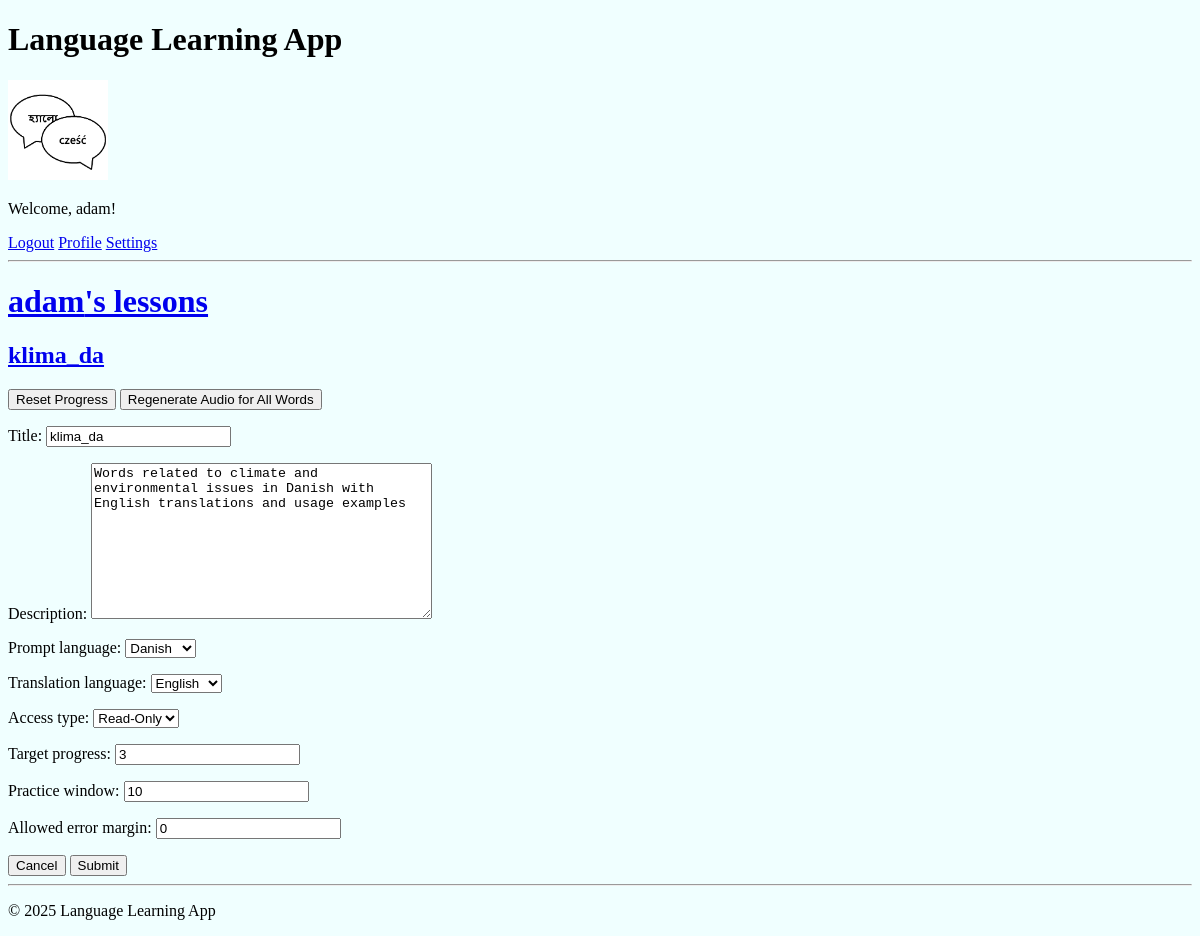
Page /edit_lesson/103/ (signed in) on the earlier database version.
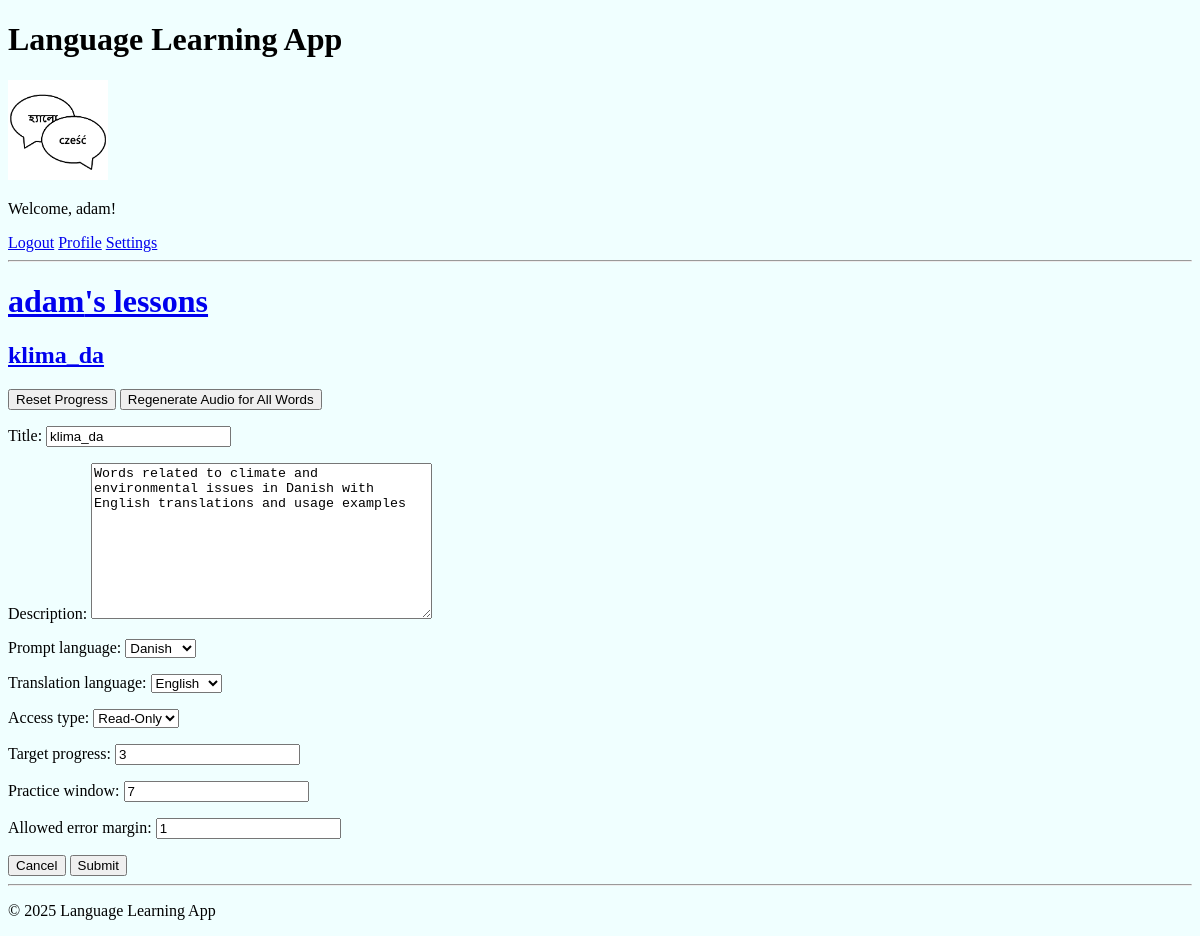
Same page on the later database version.
### base/models.py (models this page shows, shortened)
class UserLesson(models.Model):
    user = models.ForeignKey(User, on_delete=models.CASCADE)
    lesson = models.ForeignKey(Lesson, on_delete=models.CASCADE)
    target_progress = models.PositiveIntegerField(
        default=3, validators=[MinValueValidator(1)]
    )
    practice_window = models.PositiveIntegerField(
        default=10, validators=[MinValueValidator(1)]
    )
    allowed_error_margin = models.PositiveIntegerField(
        default=0, validators=[MinValueValidator(0)]
    )
    class Meta:
        unique_together = ("user", "lesson")

class Lesson(models.Model):
    title = models.CharField(max_length=255)
    description = models.TextField(
        blank=True, help_text="Brief description of the lesson."
    )
    prompt_language = models.ForeignKey(
        Language, on_delete=models.CASCADE, related_name="prompt_lessons"
    )
    translation_language = models.ForeignKey(
        Language, on_delete=models.CASCADE, related_name="translation_lessons"
    )
    author = models.ForeignKey(
        User,
        on_delete=models.CASCADE,
        related_name="authored_lessons",
    )
    changes_log = models.TextField(
        blank=True, help_text="Log of changes made to this lesson."
    )
    access_type = models.ForeignKey(AccessType, on_delete=models.PROTECT, default=1)
    original_lesson = models.ForeignKey(
        "self", null=True, blank=True, on_delete=models.SET_NULL
    )
    updated = models.DateTimeField(auto_now=True)
    created = models.DateTimeField(auto_now_add=True)

### base/views.py (the view, shortened to what this page needs)
# urls.py: path("edit_lesson/<int:my_lesson_id>/", views.editLesson, name="edit-lesson"),
@login_required(login_url="login")
@transaction.atomic
def editLesson(request, my_lesson_id):
    myLesson = UserLesson.objects.filter(id=my_lesson_id).first()
    if not myLesson:
        return HttpResponse("You do not have this lesson.")
    if request.user.id != myLesson.user.id and request.user.is_superuser == False:
        return HttpResponse("You are not allowed here!")
    if not (
        request.user
        == myLesson.lesson.author
    ):
        return HttpResponse("You do not have rights to edit this lesson!")
    lesson_instance = myLesson.lesson
    edit_user_lesson_form = UserLessonForm(
        instance=myLesson, lesson_instance=lesson_instance
    )
    original_data = {
        "title": lesson_instance.title,
        "description": lesson_instance.description,
        "prompt_language": lesson_instance.prompt_language,
        "translation_language": lesson_instance.translation_language,
        "access_type": lesson_instance.access_type,
        "target_progress": myLesson.target_progress,
        "practice_window": myLesson.practice_window,
    }
    context = {
        "edit_user_lesson_form": edit_user_lesson_form,
        "my_lesson": myLesson,
    }
    return render(request, "base/edit_lesson.html", context)

### base/models.py (called while the page is built)
    def __str__(self):
        return self.get_name_display()

    def __str__(self):
        return self.name

### base/templates/base/edit_lesson.html (shortened to what this page needs)
{% extends "main.html" %}
{% block content %}
<h1><a href="{% url 'my-lessons' my_lesson.user.id %}">{{my_lesson.user.username}}'s lessons</a></h1>
<h2><a href="{% url 'my-lesson-details' my_lesson.id %}">{{ my_lesson.lesson.title }}</a></h2>
<a href="{% url 'reset-progress' my_lesson.id %}"><button>Reset Progress</button></a>
<a href="{% url 'generate-lesson-audio-start' my_lesson.id %}">
    <button>Regenerate Audio for All Words</button>
</a>
<form method="POST" action="">
    {{ edit_user_lesson_form.as_p }}
    <button type="button" onclick="window.location.href='{{ request.META.HTTP_REFERER }}'" style="display:inline;">Cancel</button>
    <input type="submit" value="Submit" />
</form>
{% endblock content %}

Differences in the rows shown:
changed UserLesson "adam": practice_window "10" → "7"; allowed_error_margin "0" → "1"
